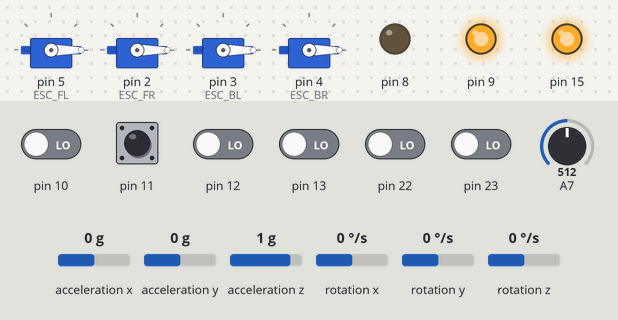
The sketch below on a simulated Arduino Uno, built with avr-gcc and run on an emulated ATmega328P. On the bench: 4 × servo, output pins drawn as LEDs (lit = HIGH). The inputs (shaded band) are chosen by the test bench; at power-on: pin 10–13, pin 22, pin 23 LOW, A7 = 512, acceleration x 0 g, acceleration y 0 g, acceleration z 1 g, rotation x 0 °/s, rotation y 0 °/s, rotation z 0 °/s.

Above: at 2.2 s.
2.3 s: A7 set to 690
3.8 s: A7 set to 715
At 5.0 s:
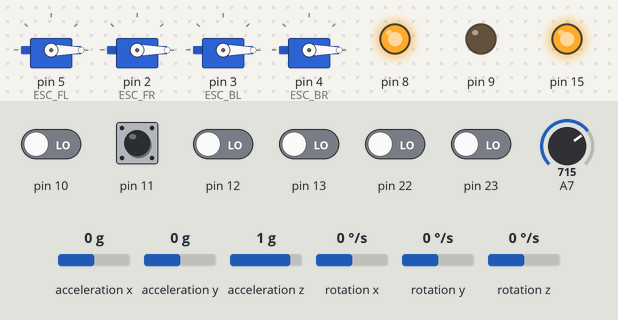
5.3 s: A7 set to 511
At 6.2 s:
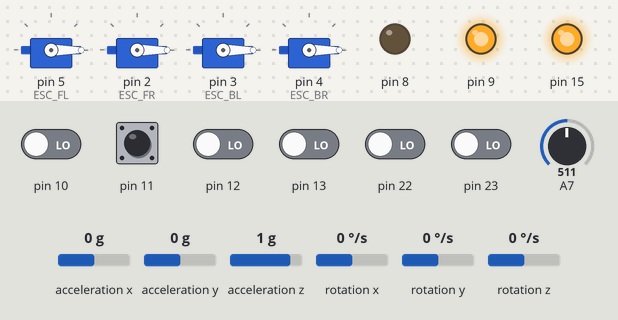
6.8 s: A7 set to 710
At 7.4 s:
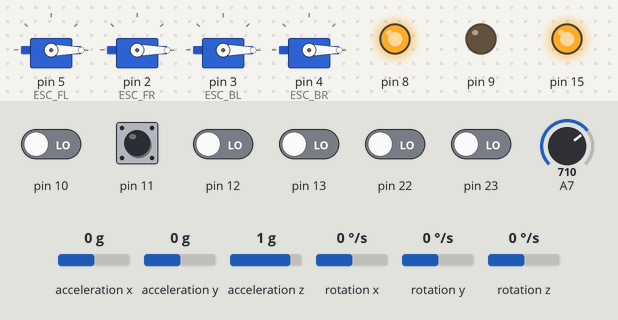
8.3 s: pin 11 pulsed HIGH 2 times (0.12 s each, 0.3 s apart)
At 9.4 s:
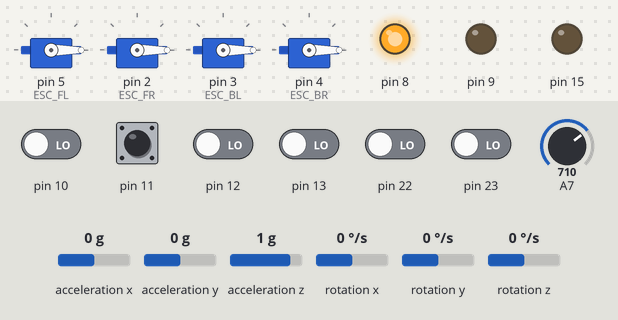
10.4 s: A7 set to 306
At 11.3 s:
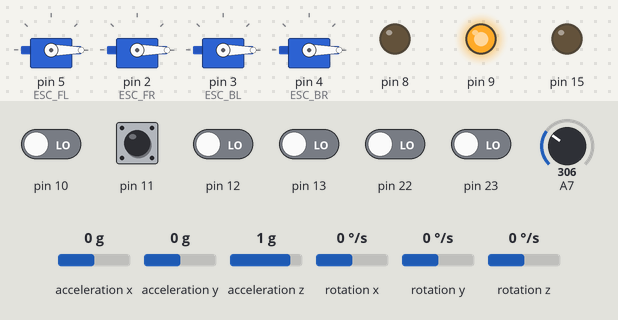
Timing chart, 0 to 12.9 s (numbered marks = the images above; inputs shaded):
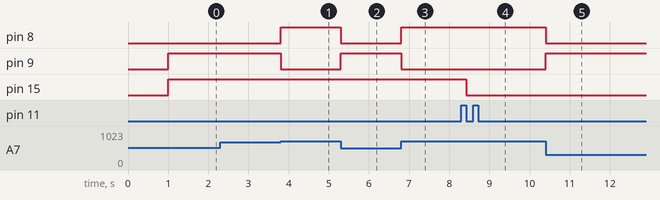

Measured:
- the behaviour switches between 699 and 700 on A7 (found by bisection; images 0 and 1)
- after the input at 2.3 s, every drawn part: stays the same
- after the input at 3.8 s, pin 8: LOW → HIGH at once; pin 9: HIGH → LOW at once
- after the input at 5.3 s, pin 8: HIGH → LOW at once; pin 9: LOW → HIGH at once
- after the input at 6.8 s, pin 8: LOW → HIGH at once; pin 9: HIGH → LOW at once
- after the input at 8.3 s, pin 15: HIGH → LOW after 0.12 s
- after the input at 10.4 s, pin 8: HIGH → LOW at once; pin 9: LOW → HIGH at once

The sketch:

drone_controller_V3.ino
```cpp
//Drone Flight controller
//Coded By: Roger Pzybyla and Nick K
//CPE 301 Final Project

//include files
#include "pinner.h"
#include <Servo.h>
 #include "Wire.h"
 #include <MPU6050_light.h>


 //start gyro
 MPU6050 mpu(Wire);

//masks
 //Reciever channels
#define CH1Rec 0x10  //pin 10
#define CH2Rec 0x20  //pin 11
#define CH3Rec 0x40  //pin 12
#define CH4Rec 0x80   //pin 13

  //GPIO
#define PX0 0x01  //register 0
#define PX1 0x02  //register 1
#define PX2 0x04  //register 2
#define PX3 0x08  //register 3
#define PX4 0x10  //register 4
#define PX5 0x20  //register 5
#define PX6 0x40  //register 6
#define PX7 0x80  //register 7

 //On/Off switch Channel 6
 #define CH6swch 0x08  //pin 50
//Global Variables

//variables for reciver wave capture
unsigned long Rest_wave = 20000;
int last_channel_2 = 0;

  //global timer variables for milli second timing
  unsigned long timer_micros = 0; // timer variable to store the elapsed time in milliseconds
  unsigned long timer_overflow_count = 0;  // variable to store the number of times the timer overflows
  volatile unsigned char *myTCCR2A = (unsigned char *) 0xB0;
  volatile unsigned char *myTCCR2B = (unsigned char *) 0xB1;
  volatile unsigned char *myTCTNT2 = (unsigned char *) 0xB2;
  volatile unsigned char *myTIMSK2 = (unsigned char *) 0x70;
  volatile unsigned char *myTIFR2 = (unsigned char *) 0x37;
  unsigned long current_time;
  unsigned long countmicros;
 //reciever vartiables
  //ISR for reciver address variables
  volatile unsigned char *myPCMSK0 = (unsigned char *) 0x6B;  //set register 0 to 1 to enable interupts
  volatile unsigned char *myPCICR = (unsigned char *) 0x68;      //set register 7,6,5,4 to 1 to enable interupts pins 13,12,12,10 respectively

  //gyro calibration variable
  unsigned long gyroTimeSet;
  //variables for wave calculation
  unsigned long wave_CH_1, wave_CH_2 , wave_CH_3, wave_CH_4, wave_CH_6;
  int state_CH_1, state_CH_2, state_CH_3, state_CH_4,state_CH_6;
  int cur_state_CH_1, cur_state_CH_2, cur_state_CH_3, cur_state_CH_4,cur_state_CH_6;
  unsigned long wtime1, wtime2, wtime3, wtime4, wtime6;

  //ESC
  unsigned long esc1, esc2 ,esc3 ,esc4;


//port GPIO pointers

volatile unsigned char* ddr_e = (unsigned char*)0x2D; //pins 2/3 use registers 4/5 respectively
volatile unsigned char* pin_e = (unsigned char*)0x2C; //pins 2/3 use registers 4/5 respectively
volatile unsigned char* port_h = (unsigned char*)0x102;  // pins 6/7 use  registers 3/4  respectively
volatile unsigned char* pin_h = (unsigned char*)0x100;
volatile unsigned char* pin_b = (unsigned char*)0x23;
volatile unsigned char* port_a = (unsigned char*)0x22;
volatile unsigned char* port_b = (unsigned char*)0x25;
volatile unsigned char* port_c = (unsigned char*)0x28;
volatile unsigned char* port_e = (unsigned char*)0x2E; //pins 2/3 use registers 4/5 respectively


//input pins from remote
  char rePin1 = '10';//channel 1 tilt x axis
  char rePin2 = '11';//Channel 2 roll y axis
  char rePin3 = '12';//Channel 3 throttle
  char rePin4 = '13';//Channel 4 yaw z axis

 char swchpin = '1'; //channel 6 from reciever turns drone on/off
//output pins for motor control
  char moPin1 = '5'; //Motor 1 Front Left channel 4
  char moPin2 = '2'; //Motor 2 Front Right channel 3
  char moPin3 = '3'; //Motor 3 Back Left channel 2
  char moPin4 = '4'; //Motor 4 Back Right channel 1

  //int variables
 //variable for serial comm delay
  int timer3 = 0;
//ESC defined
Servo ESC_FL;     // create servo object to control the ESC Front Left Motor 1 pin 5
Servo ESC_FR;     // create servo object to control the ESC Fromnt Right Motor 2 pin 2
Servo ESC_BL;     // create servo object to control the ESC Back left Motor 3 pin 3
Servo ESC_BR;     // create servo object to control the ESC Back Right  Motor 4 pin 4

#define RDA 0x80
#define TBE 0x20

//set up registers for serial communication
volatile unsigned char *myUCSR1A = (unsigned char *)0xC8;
volatile unsigned char *myUCSR1B = (unsigned char *)0xC9;
volatile unsigned char *myUCSR1C = (unsigned char *)0xCA;
volatile unsigned int  *myUBRR1  = (unsigned int *) 0xCC;
volatile unsigned char *myUDR1   = (unsigned char *)0xCE;

volatile unsigned char* my_ADMUX = (unsigned char*) 0x7C;
volatile unsigned char* my_ADCSRB = (unsigned char*) 0x7B;
volatile unsigned char* my_ADCSRA = (unsigned char*) 0x7A;
volatile unsigned int* my_ADC_DATA = (unsigned int*) 0x78;


//GPIO variables LEDs

//program on led pin
int fON = 28;
//program off led pin
int fOFF = 36;
//adc input pin
int adcPin = 107;
//adc battery voltage low pin
int adcRed =51;
//adc battery voltage high pin
int adcGreen = 52;
//adc read variable
unsigned int adc_reading;

///////////////////////////PROGRAM SETUP/////////////////////////////////////////////////////////////
void setup() {

  //start hardware serial on pins 18/19
  U1init(9600);
  // setup the ADC
  adc_init();

  //start gyro
   Wire.begin();
  //configure pins for input or output
   //GPIO red/green lights battery ADC and Flight COntroller on/off
    // setup the pins for ADC battery voltage lights 51 RED 53 GREEN
    pinner(adcRed,'o');
    pinner(adcGreen,'o');
    //pins for flight controller on/off 28(PA6) GREEN 36(PC1) RED
    pinner(fON, 'o');
    pinner(fOFF, 'o');
    //analog pin 1 input for ADC
    pinner(adcPin, 'i');
  //ESC outputs
   pinner(moPin1,'o'); //Motor 1 Front Left
   pinner(moPin2,'o');//Motor 2 Front Riger
   pinner(moPin3,'o');//Motor 3 Back Left
   pinner(moPin4,'o');//Motor 4 Back Right
  //switch input pin
   pinner(swchpin,'i');//Motor 1 Front Left
  //Reciever inputs
   pinner(rePin1,'i');//Motor 1 Front Left
   pinner(rePin2,'i');//Motor 2 Front Right
   pinner(rePin3,'i');//Motor 3 Back Left
   pinner(rePin4,'i');//Motor 4 Back Right
  //clear receiver variables
  state_CH_1 = 0;
  state_CH_2 = 0;
  state_CH_3 = 0;
  state_CH_4 = 0;
  state_CH_6 = 0;
  // initialize Timer2 to trigger an interrupt every 1 millisecond
   // setup the timer control registers
   noInterrupts (); //disable interupts

   *myTCCR2A &= 0x00;
   *myTCCR2B |= 0X01; //set prescalar
   *myTIMSK2 |= 0b0000001; //turn on interupts

   interrupts(); // enable interrupts

  //enable interupts for reciver input wave calculation
  *myPCICR |= 0b00000001 ; //set register 0 to 1 to enable interupts *myPCICR
  *myPCMSK0 |= 0b11111100 ;   //set register 7,6,5,4 to 1 to enable interupts pins 13,12,12,10 respectively
 //gyro setup
   byte status = mpu.begin();
   while (status != 0) { } // stop everything if could not connect to MPU6050
   gyroTimeSet = gTime();


   mpu.calcOffsets(); // gyro and accelero
//esc setup

ESC_FL.attach(5,1000,2000);   //pin 5, low PWM, high PWM Front left
ESC_FR.attach(2,1000,2000);   //pin 2, low PWM, high PWM Front Right
ESC_BL.attach(3,1000,2000);   //pin 3, low PWM, high PWM Back LEft
ESC_BR.attach(4,1000,2000);   //pin 4, low PWM, high PWM Back Right
}


///////////////////////////////MAIN LOOP/////////////////////////////////////////////


void loop() {

//on/off button
  //if switch is turned off stop program
  if(wave_CH_6 <= 1500)
  {
  //turn off green light turn on red
  *port_a &= ~PX6;
   *port_c |= PX1;
   //turn off rotors
 ESC_FL.writeMicroseconds(1000);
 ESC_FR.writeMicroseconds(1000);
 ESC_BL.writeMicroseconds(1000);
 ESC_BR.writeMicroseconds(1000);

  }

 //if switch is turned on run program
  else if(wave_CH_6 > 1500)
  {
 //turn on green light turn off red
  *port_c &= ~PX1;
   *port_a |= PX6;
   //Read gyro and output to RF serial
    gyroMPU();


   noInterrupts();
  esc1 = wave_CH_3;
  esc2 = wave_CH_3;
  esc3 =wave_CH_3;
  esc4 = wave_CH_3;
ESC_FL.writeMicroseconds(esc1);
ESC_FR.writeMicroseconds(esc2);
ESC_BL.writeMicroseconds(wave_CH_3);
ESC_BR.writeMicroseconds(wave_CH_3);
interrupts();

 //end button if statement
  }


  // get the reading from the ADC
  adc_reading = adc_read(7);
  // If the ADC reading is less than 700, turn off green led turn on red
  if(adc_reading < 700)
  {
    //turn off green led turn on red
  *port_b &= ~PX0;
  *port_b |= PX1;
  }
  // If the ADC reading is greater than or equal to 700, turn on green led turn off red
  else
  {
    //turn on green led turn off red
  *port_b &= ~PX1;
   *port_b |= PX0;
  }

} //end main loop


/////////////FUNCTIONS//////////////////////////
//global timer
unsigned long gTime()
{
    // variable to store the elapsed time in microseconds
    noInterrupts (); // disable interrupts
    timer_micros = timer_overflow_count;
    countmicros = TCNT2;
    if(*myTIFR2 & 0b00000001 && countmicros < 255)
    {
      timer_micros++;
    }
    interrupts(); // enable interrupts
    return ((timer_micros << 8 ) + countmicros)* 8; // calculate elapsed time in microseconds
}
void gyroMPU()
{
   mpu.update();
 if ((millis() - timer3) > 1000) { // print data every 10ms


//send gyro x axis tilit in degrees to RF serial
  int xCord =mpu.getAngleX();  // Signed integer to send
  char xCor[10];  // Buffer to hold converted string
  sprintf(xCor, "%d", xCord);  // Convert integer to string

  int lenx = strlen(xCor);  // Get length of string
  U1putchar('X');
  U1putchar(':');
  U1putchar(' ');
  for (int i = 0; i < lenx; i++)
  {
    U1putchar(xCor[i]);
  }
  U1putchar('\n');

  //send gyro y axis tilit in degrees to RF serial
  int yCord =mpu.getAngleY();  // Signed integer to send
  char yCor[10];  // Buffer to hold converted string
  sprintf(yCor, "%d", yCord);  // Convert integer to string

  int leny = strlen(yCor);  // Get length of string
  U1putchar('Y');
  U1putchar(':');
  U1putchar(' ');
  for (int i = 0; i < leny; i++)
  {
    U1putchar(yCor[i]);
  }
  U1putchar('\n');

  //send gyro z axis tilit in degrees to RF serial
  int zCord =mpu.getAngleZ();  // Signed integer to send
  char zCor[10];  // Buffer to hold converted string
  sprintf(zCor, "%d", zCord);  // Convert integer to string

  int lenz = strlen(zCor);  // Get length of string
  U1putchar('Z');
  U1putchar(':');
  U1putchar(' ');
  for (int i = 0; i < lenz; i++)
  {
    U1putchar(zCor[i]);
  }
  U1putchar('\n');
 }

}
void recieverInput()
{


}

void ESC_PWM()
{
  noInterrupts (); // disable interrupts
  int timeStart = gTime();

//start wave
while(gTime() - timeStart < wave_CH_3)
{

*port_e |= PX4;

}
 timeStart = gTime();
while(gTime() - timeStart < Rest_wave)
{
*port_e &= PX4;
}
//wave_CH_3
interrupts (); // enables interrupts
}

///ISR FUNCTIONS
//mymillis function ISR
ISR(TIMER2_OVF_vect)
{
   // timer_millis += 1; // increment timer variable by 1
   timer_overflow_count++; // increment overflow counter
}

//Reciver interupt wave calculation
ISR(PCINT0_vect)
{
   noInterrupts (); // disable interrupts
 // unsigned long wave_CH_1, wave_CH_2 , wave_CH_3, wave_CH_4;


 current_time = gTime();
//2 ch1 CH1Rec
//3 ch2 CH2Rec
//6 ch3 CH3Rec
//7 ch4 CH4Rec

  //Channel 1  //pin 10
cur_state_CH_1 = (*pin_b & CH1Rec);

//if new state if higher than old state it changed from 0 to 1 start wave
if(cur_state_CH_1 > state_CH_1 )
{
 wtime1 = current_time;
  state_CH_1 = cur_state_CH_1;
}
//if new state if lower than old state it changed from 1 to 0 end wave
else if(cur_state_CH_1 < state_CH_1 )
{
  wave_CH_1 = current_time - wtime1;
  state_CH_1 = cur_state_CH_1;
}


//Channel 2   //pin 11
  cur_state_CH_2 = (*pin_b & CH2Rec);

//if new state if higher than old state it changed from 0 to 1 start wave
if(cur_state_CH_2 > state_CH_2 )
{
 wtime2 =current_time;
  state_CH_2 = cur_state_CH_2;
}
//if new state if lower than old state it changed from 1 to 0 end wave
else if(cur_state_CH_2 < state_CH_2 )
{
  wave_CH_2 = current_time - wtime2;
  state_CH_2 = cur_state_CH_2;
}

  //Channel 3  //pin 12
cur_state_CH_3 = (*pin_b & CH3Rec);

//if new state if higher than old state it changed from 0 to 1 start wave
if(cur_state_CH_3 > state_CH_3 )
{
 wtime3 = current_time;
  state_CH_3 = cur_state_CH_3;
}
//if new state if lower than old state it changed from 1 to 0 end wave
else if(cur_state_CH_3 < state_CH_3 )
{
  wave_CH_3 = current_time - wtime3;
  state_CH_3 = cur_state_CH_3;
}


//Channel 4  //pin 13
  cur_state_CH_4 = (*pin_b & CH4Rec);

//if new state if higher than old state it changed from 0 to 1 start wave
if(cur_state_CH_4 > state_CH_4 )
{
 wtime4 =current_time;
  state_CH_4 = cur_state_CH_4;
}
//if new state if lower than old state it changed from 1 to 0 end wave
else if(cur_state_CH_4 < state_CH_4 )
{
  wave_CH_4 = current_time - wtime4;
  state_CH_4 = cur_state_CH_4;
}

//Channel 6  //pin 1
  cur_state_CH_6 = (*pin_b & CH6swch);
  //cur_state_CH_6 = (digitalRead(50));
//if new state if higher than old state it changed from 0 to 1 start wave
if(cur_state_CH_6 > state_CH_6 )
{
 wtime6 = current_time;
  state_CH_6 = cur_state_CH_6;
}
//if new state if lower than old state it changed from 1 to 0 end wave
else if(cur_state_CH_6 < state_CH_6 )
{
  wave_CH_6 = current_time - wtime6;
  state_CH_6 = cur_state_CH_6;
}
 interrupts (); // disable interrupts
}

void U1init(unsigned long U1baud) {
  unsigned long FCPU = 16000000;
  unsigned int tbaud;
  tbaud = (FCPU / 16 / U1baud - 1);
  *myUCSR1A = 0x20;
  *myUCSR1B = 0x18;
  *myUCSR1C = 0x06;
  *myUBRR1  = tbaud;
}

void U1putchar(unsigned char U1pdata) {
  while((*myUCSR1A & TBE) == 0){};
  *myUDR1 = U1pdata;
}

void adc_init()
{
  // setup the A register
  *my_ADCSRA |= 0b10000000; // set bit   7 to 1 to enable the ADC
  *my_ADCSRA &= 0b11011111; // clear bit 6 to 0 to disable the ADC trigger mode
  *my_ADCSRA &= 0b11110111; // clear bit 5 to 0 to disable the ADC interrupt
  *my_ADCSRA &= 0b11111000; // clear bit 0-2 to 0 to set prescaler selection to slow reading
  // setup the B register
  *my_ADCSRB &= 0b11110111; // clear bit 3 to 0 to reset the channel and gain bits
  *my_ADCSRB &= 0b11111000; // clear bit 2-0 to 0 to set free running mode
  // setup the MUX Register
  *my_ADMUX  &= 0b01111111; // clear bit 7 to 0 for AVCC analog reference
  *my_ADMUX  |= 0b01000000; // set bit   6 to 1 for AVCC analog reference
  *my_ADMUX  &= 0b11011111; // clear bit 5 to 0 for right adjust result
  *my_ADMUX  &= 0b11100000; // clear bit 4-0 to 0 to reset the channel and gain bits
}
unsigned int adc_read(unsigned char adc_channel_num)
{
  // clear the channel selection bits (MUX 4:0)
  *my_ADMUX  &= 0b11100000;
  // clear the channel selection bits (MUX 5)
  *my_ADCSRB &= 0b11110111;
  // set the channel number
  if(adc_channel_num > 7)
  {
    // set the channel selection bits, but remove the most significant bit (bit 3)
    adc_channel_num -= 8;
    // set MUX bit 5
    *my_ADCSRB |= 0b00001000;
  }
  // set the channel selection bits
  *my_ADMUX  += adc_channel_num;
  // set bit 6 of ADCSRA to 1 to start a conversion
  *my_ADCSRA |= 0x40;
  // wait for the conversion to complete
  while((*my_ADCSRA & 0x40) != 0);
  // return the result in the ADC data register
  return *my_ADC_DATA;
}
```

Source omitted: pinner.h (6493 bytes)
